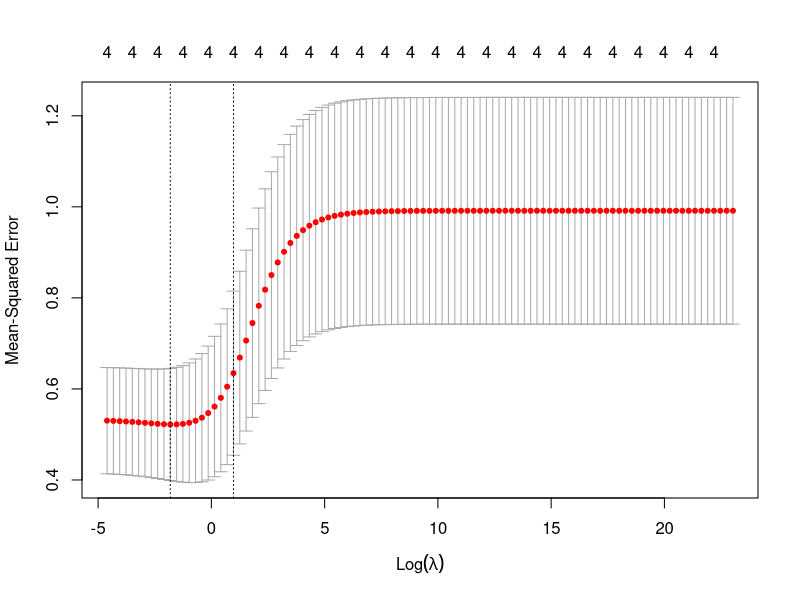

Write R code to recreate this figure.
library(glmnet)

topSchools <- read.csv('data/top_schools.csv')
#View(topSchools)

#Subset the only columns I need to use for ridge regression
topSchools_subset <- topSchools[c('SATMT75', 'ACTMT75', 'ADM_RATE', 'COMP_ORIG_YR4_RT', 'MN_EARN_WNE_INC3_P10')]

topSchools_subset1 <- topSchools_subset
#transforming each column type so it will be numeric and will work when I try to scale the data set.
topSchools_subset1$SATMT75 <- as.numeric(as.character(topSchools_subset$SATMT75))
topSchools_subset1$ACTMT75 <- as.numeric(as.character(topSchools_subset$ACTMT75))
topSchools_subset1$ADM_RATE <- as.numeric(as.character(topSchools_subset$ADM_RATE))
topSchools_subset1$COMP_ORIG_YR4_RT <- as.numeric(as.character(topSchools_subset$COMP_ORIG_YR4_RT))
topSchools_subset1$MN_EARN_WNE_IC3_P10 <- as.numeric(as.character(topSchools_subset$MN_EARN_WNE_INC3_P10))

#Mean Centering and Standardizing (scaling the data)
topSchools_scaled <- scale(topSchools_subset1, center=TRUE, scale=TRUE)

#Partitioning the data
set.seed(1)
#nrow(topSchools_scaled)

trainset <- read.csv('data/train-set.csv')
trainset_subset <- trainset[c('SATMT75', 'ACTMT75', 'ADM_RATE', 'COMP_ORIG_YR4_RT', 'MN_EARN_WNE_INC3_P10')]
trainset_scaled <- scale(trainset_subset, center=T, scale=T)

testset <- read.csv('data/test-set.csv')
testset_subset <- trainset[c('SATMT75', 'ACTMT75', 'ADM_RATE', 'COMP_ORIG_YR4_RT', 'MN_EARN_WNE_INC3_P10')]
testset_scaled <- scale(testset_subset, center=T, scale=T)

x_train_scaled <- as.matrix(trainset_scaled[,1:4])
y_train_scaled <- as.matrix(trainset_scaled[,5])

x_test_scaled <- as.matrix(testset_scaled[,1:4])
y_test_scaled <- as.matrix(testset_scaled[,5])

x_full <- as.matrix(topSchools_scaled[,1:4])
y_full <- as.matrix(topSchools_scaled[,5])


#1 Run the corresponding fitting function on the train set using ten-fold cross-validation.
grid <- 10^seq(10, -2, length = 100)
set.seed(12345)
cv.out <- cv.glmnet(x_train_scaled, y_train_scaled, alpha=0, lambda=grid, intercept=FALSE, standardize=FALSE)

#2. Saving list of models(saved in Rdata file at the end)
#listModels <- cv.out

#3. To select the best model:
bestlambda <- cv.out$lambda.min

#4. Plot the cross-validation errors in terms of the tunning 
##  parameter to visualize which parameter gives the "best" model:
#png(filename = "../../images/ridge-cross-validation-errors.png", width=800, height=600)
#plot(cv.out)
#dev.off()

#5. Once you identify the "best" model, use the test set to compute the test Mean Square Error(test MSE)
ridge_pred <- predict(cv.out, s=bestlambda, newx=x_test_scaled)
test_mse_ridge <- mean((ridge_pred-y_test_scaled)^2)

#6. Last but not least, refit the model on the full data set using the parameter chosen by cross-validation.
##  This fit will give you the "official" coefficient estimates.
ridge_full <- glmnet(x_full, y_full, alpha = 0, lambda = bestlambda, intercept = FALSE, standardize = FALSE)
#coeff_ridge <- predict(ridge_full, type = "coefficients", s = bestlambda)[1:length(topSchools_scaled),]
coeff_ridge <- coef(ridge_full, s=bestlambda)

#full prediction
ridge_pred_full <- predict(cv.out, s=bestlambda, newx = x_full)
full_mse_ridge <- mean((ridge_pred_full-y_full)^2)

ridgecor <- cor(topSchools_subset)

save(cv.out, coeff_ridge, bestlambda, full_mse_ridge, ridgecor, file='data/rigde-reg.RData')

#Plot the cross-validation errors
png("images/ridgeCV_top.png")
plot(cv.out)
dev.off()
